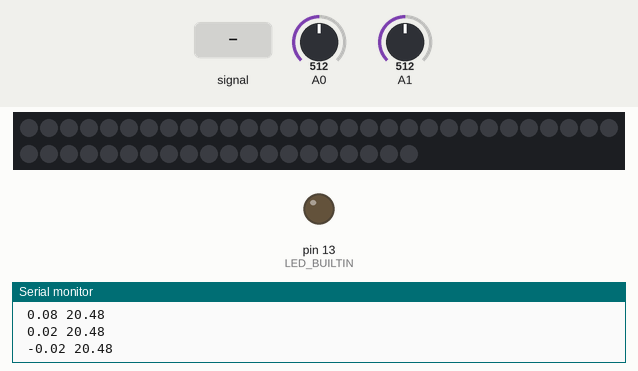
A sketch run on a simulated Arduino Uno, built with avr-gcc and run on an emulated ATmega328P. On the bench: 50 RGB LEDs in strip order, left to right, continuing on the next row, output pins drawn as LEDs (lit = HIGH), the last lines printed to the serial monitor. The inputs (shaded band) are chosen by the test bench; at power-on: A1 = 512, A0 = 512. Dim RGB values are drawn brighter than linear; the strip is taken to match the declared colour order.

Above: at 1.2 s.
1.3 s: A1 fed a 200 Hz sine of ±81 counts around its level
At 1.47 s:
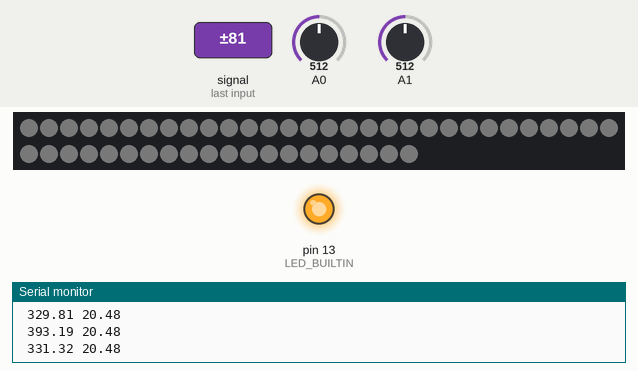
3.5 s: A1 set to 900
At 5.5 s:
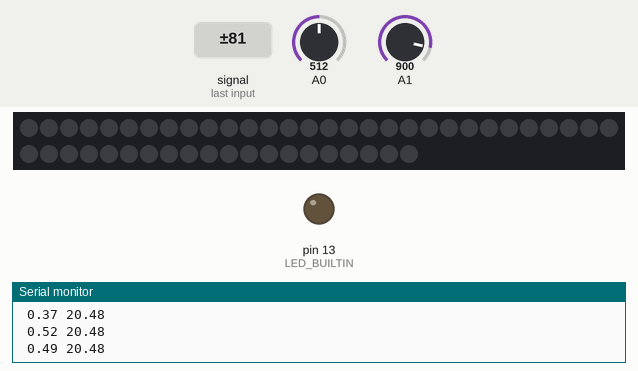
6.0 s: A0 set to 0
At 6.52 s:
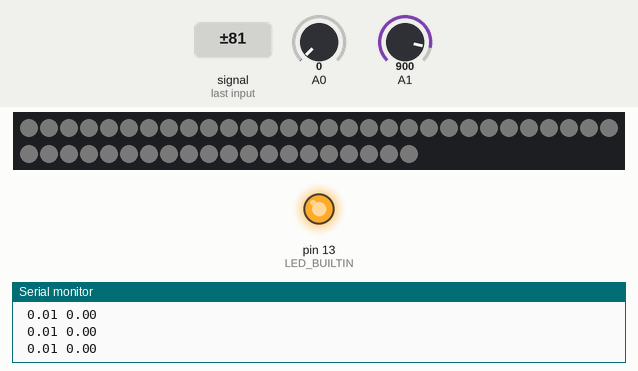
8.6 s: A0 set to 30
10.1 s: A1 set to 306
At 13.0 s:
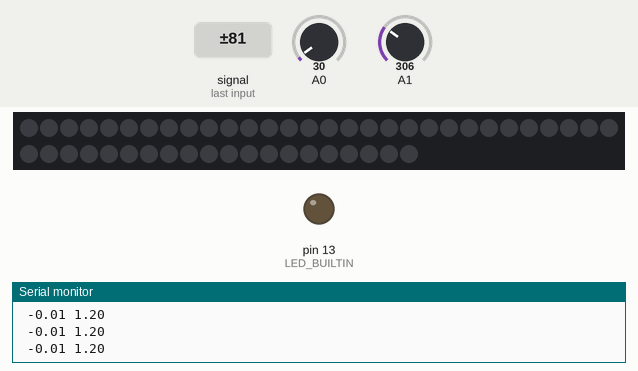
Timing chart, 0 to 14.1 s (numbered marks = the images above; inputs shaded):
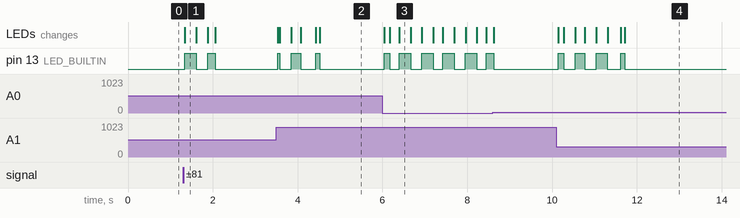

The sketch:

mic_test.ino
```cpp
#include <Adafruit_NeoPixel.h>
#ifdef __AVR__
 #include <avr/power.h> // Required for 16 MHz Adafruit Trinket
#endif

// Which pin on the Arduino is connected to the NeoPixels?
// On a Trinket or Gemma we suggest changing this to 1:
#define LED_PIN    6

// How many NeoPixels are attached to the Arduino?
#define LED_COUNT 50

// Declare our NeoPixel strip object:
Adafruit_NeoPixel strip(LED_COUNT, LED_PIN, NEO_RGB + NEO_KHZ800);

double brightness = 0.25;
double R = 255;
double G = 255;
double B = 255;

// Our Global Sample Rate, 5000hz
#define SAMPLEPERIODUS 200

// defines for setting and clearing register bits
#ifndef cbi
#define cbi(sfr, bit) (_SFR_BYTE(sfr) &= ~_BV(bit))
#endif
#ifndef sbi
#define sbi(sfr, bit) (_SFR_BYTE(sfr) |= _BV(bit))
#endif

void setup() {
    strip.begin();           // INITIALIZE NeoPixel strip object (REQUIRED)
    strip.fill(strip.Color(0.0,0.0,0.0));
    strip.show();            // Turn OFF all pixels ASAP
    strip.setBrightness(10); // Set BRIGHTNESS to about 1/5 (max = 255)

    // Set ADC to 77khz, max for 10bit
    sbi(ADCSRA,ADPS2);
    cbi(ADCSRA,ADPS1);
    cbi(ADCSRA,ADPS0);

    //The pin with the LED
    pinMode(LED_BUILTIN, OUTPUT);

    Serial.begin(115200);
}

// 20 - 200hz Single Pole Bandpass IIR Filter
float bassFilter(float sample) {
    static float xv[3] = {0,0,0}, yv[3] = {0,0,0};
    xv[0] = xv[1]; xv[1] = xv[2];
    xv[2] = (sample) / 3.f; // change here to values close to 2, to adapt for stronger or weeker sources of line level audio


    yv[0] = yv[1]; yv[1] = yv[2];
    yv[2] = (xv[2] - xv[0])
        + (-0.7960060012f * yv[0]) + (1.7903124146f * yv[1]);
    return yv[2];
}

// 10hz Single Pole Lowpass IIR Filter
float envelopeFilter(float sample) { //10hz low pass
    static float xv[2] = {0,0}, yv[2] = {0,0};
    xv[0] = xv[1];
    xv[1] = sample / 50.f;
    yv[0] = yv[1];
    yv[1] = (xv[0] + xv[1]) + (0.9875119299f * yv[0]);
    return yv[1];
}

// 1.7 - 3.0hz Single Pole Bandpass IIR Filter
float beatFilter(float sample) {
    static float xv[3] = {0,0,0}, yv[3] = {0,0,0};
    xv[0] = xv[1]; xv[1] = xv[2];
    xv[2] = sample / 2.7f;
    yv[0] = yv[1]; yv[1] = yv[2];
    yv[2] = (xv[2] - xv[0])
        + (-0.7169861741f * yv[0]) + (1.4453653501f * yv[1]);
    return yv[2];
}

void loop() {
    unsigned long time = micros(); // Used to track rate
    float sample, value, envelope, beat, thresh;
    unsigned char i;

    for(i = 0;;++i){
        // Read ADC and center so +-512
        sample = (float)analogRead(A1)-503.f;

        // Filter only bass component
        value = bassFilter(sample);

        // Take signal amplitude and filter
        if(value < 0)value=-value;
        envelope = envelopeFilter(value);

        // Every 200 samples (25hz) filter the envelope
        if(i == 200) {
                // Filter out repeating bass sounds 100 - 180bpm
                beat = beatFilter(envelope);

                // Threshold it based on potentiometer on AN1
                thresh = 0.04f * (float)analogRead(A0);
                Serial.print(beat);
                Serial.print(" ");
                Serial.println(thresh);
                Serial.print(" ");

//                Serial.print(beat);
//                Serial.print(", ");
//                Serial.print(thresh);
//                Serial.print(", ");
//                Serial.print((beat > thresh) ? "HIGH": "LOW");
//                Serial.println();

                // If we are above threshold, light up LED
                if(beat > thresh) {
                  digitalWrite(LED_BUILTIN, HIGH);
                  strip.fill(strip.Color(R*brightness, G*brightness, B*brightness));
                }
                else {
                  digitalWrite(LED_BUILTIN, LOW);
                  strip.fill(strip.Color(0.0,0.0,0.0));
                }
                strip.show();

                //Reset sample counter
                i = 0;
        }

        // Consume excess clock cycles, to keep at 5000 hz
        for(unsigned long up = time+SAMPLEPERIODUS; time > 20 && time < up; time = micros());
    }
}
```

Measured:
- after the input at 1.3 s, pin 13 (LED_BUILTIN): LOW → HIGH at once, → LOW 0.27 s later, → HIGH 0.27 s later, → LOW 0.18 s later; the LEDs: change at once (image 1)
- after the input at 3.5 s, pin 13 (LED_BUILTIN): goes HIGH 0.04 s, LOW 0.27 s, HIGH 0.22 s, LOW 0.36 s, HIGH 0.09 s, then LOW, starting at once; the LEDs: first change at once (image 2 shows a later state)
- after the input at 6.0 s, pin 13 (LED_BUILTIN): LOW → HIGH at once, then repeats every 0.49 s: LOW 0.22 s, HIGH 0.27 s; the LEDs: change at once (image 3)
- after the input at 10.1 s, pin 13 (LED_BUILTIN): LOW → HIGH at once, then repeats every 0.49 s: LOW 0.27 s, HIGH 0.22 s; the LEDs: first change after 0.05 s (image 4 shows a later state)
